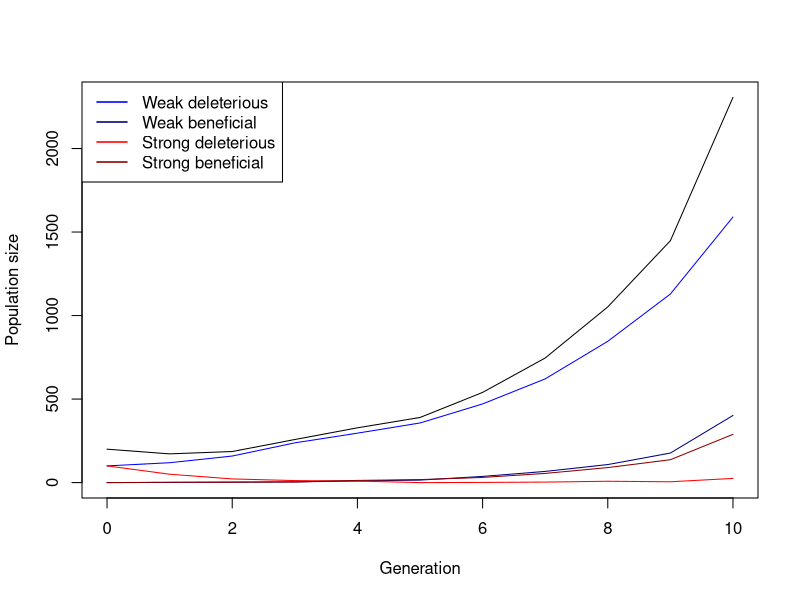

The R script that drew this image:
## ---- chunk 1
# Function for simulating one Generation in the Population
simulate_one_gen <- function(N_wd, N_wb, N_sd, N_sb, decay_rate_wm, decay_rate_sm, s_wm, s_sm, m_rate_wm, m_rate_sm) {
  
  # draw Offspring according to Poisson Distribution
  offsp_wd <- rpois(1, N_wd * (1-decay_rate_wm-s_wm))
  offsp_wb <- rpois(1, N_wb * (1-decay_rate_wm+s_wm))
  offsp_sd <- rpois(1, N_sd * (1-decay_rate_sm-s_sm))
  offsp_sb <- rpois(1, N_sb * (1-decay_rate_sm+s_sm))
  # draw changing Mutants according to Poisson Distribution
  mut_wd_to_wb <- rpois(1, offsp_wd * m_rate_wm)
  mut_sd_to_sb <- rpois(1, offsp_sd * m_rate_sm)
  mut_wb_to_wd <- rpois(1, offsp_wb * m_rate_wm)
  mut_sb_to_sd <- rpois(1, offsp_sb * m_rate_sm)
  
  # determine new Population Sizes of all four Mutants (2 versions of weak Mutations   and 2   versions of strong Mutations)
  N_wd_new <- max(offsp_wd - mut_wd_to_wb, 0)+(offsp_wd + mut_wb_to_wd)
  N_wb_new <- max(offsp_wb - mut_wb_to_wd, 0)+(offsp_wb + mut_wd_to_wb)
  N_sd_new <- max(offsp_sd - mut_sd_to_sb, 0)+(offsp_sd + mut_sb_to_sd)
  N_sb_new <- max(offsp_sb - mut_sb_to_sd, 0)+(offsp_sb + mut_sd_to_sb)
  
 return(c(N_wd_new, N_wb_new, N_sd_new, N_sb_new))
}
# Test the Function
print(simulate_one_gen(N_wd=50, N_wb=0, N_sd=50, N_sb=0, decay_rate_wm=0.1, decay_rate_sm=0.2, s_wm=0.2, s_sm=0.4, m_rate_wm=0.1, m_rate_sm=0.1))
## ---- chunk 2
# Simulation runs until the 100th Generation
max_gen=1000
simulate_pop <- function(init_wd, init_wb,  init_sd, init_sb, decay_rate_wm, decay_rate_sm, s_wm, s_sm, m_rate_wm, m_rate_sm, max_gen) {
  # Create the Vector in which to save the Results
  pop_vector <- c(init_wd,init_wb, init_sd, init_sb)
  # initiate the variables
  pop_new <- c(init_wd, init_wb, init_sd, init_sb)
  
  # run the Simulation until Generation max_gen
  for (i in 1:(max_gen + 1)) {
    # redefine the current Population one Generation later
    pop_new <- simulate_one_gen(pop_new[1],pop_new[2],pop_new[3],pop_new[4], decay_rate_wm, decay_rate_sm, s_wm, s_sm, m_rate_wm, m_rate_sm)
    # add the new Population Sizes to the Output Vector
    pop_vector <- rbind(pop_vector,pop_new)
    # Condition to stop the Simulation before max_gen: either the Population exceeds 1.5         Times the Original Population Size, or it goes extinct
    if ((sum(pop_new) >= 10 * sum(c(init_wd, init_wb, init_sd, init_sb))) || sum(pop_new) == 0)
      break

}
  
  # Define the Row and Column Names of the Output Vector
  rownames(pop_vector) <- (0:max_gen)[1:length(pop_vector[,1])] # Note that the Vector has to be cut if the Simulation stopped early
  colnames(pop_vector) <- c("wd","wb", "sd", "sb")
  # return the Result
  return(pop_vector)	
}


# Test the Function and plot the Result
# set max_gen to a Value to be used througout
max_gen <- 1000
# create your Simulation Data
output <- simulate_pop(init_wd=100, init_wb=0,  init_sd=100, init_sb=0, decay_rate_wm=0.2, decay_rate_sm=0.4, s_wm=0.1, s_sm=0.4, m_rate_wm=0.01, m_rate_sm=0.1,max_gen)
# show the last few Lines of the Data Table
print(tail(output))
# plot the Output - note that the Plot Range and the x Axis have to be adjusted based on the Length of the Table
# determine x axis Range 
x_range <- 0:(length(output[,1])-1)
# this plots the total Population Size
plot(x_range,output[,1]+output[,2]+output[ ,3]+output[ ,4],type='l',ylim=c(0,max(output[,1]+output[,2]+output[ ,3]+output[ ,4])),xlab =  "Generation",ylab = "Population size")
# add Number of wd Individuals
lines(x_range,output[,1], col="blue")
# add Number of wb Individuals
lines(x_range,output[,2], col="navyblue")
# add Number of sd Individuals
lines(x_range,output[,3], col="red")
# add Number of sb Individuals
lines(x_range,output[,4], col="darkred")
# add Legend
legend("topleft",
       legend=c("Weak deleterious","Weak beneficial","Strong deleterious","Strong beneficial"),
       col=c("blue","navyblue","red","darkred"), lty=1, lwd=1.5)
## ---- chunk 3
# set some Parameters to fixed Values
init_wd <- 50
init_wb <- 0
init_sd <- 50
init_sb <- 0
m_rate_wm <- 0.001
m_rate_sm <- 0.001
decay_rate_wm <- 0.1
decay_rate_sm <- 0.3
s_wm <- 0.2
s_sm <- 0.4
max_gen <- 1000
# determine how often to run the Simulation for each set of Parameters
no_replicates <- 100

# set Parameters to vary
s_values_wm <- c(0.2,0.3,0.4)
s_values_sm <- c(0.3,0.4,0.5)
m_values_wm <- c(0.01,0.05,0.1)
m_values_sm <- c(0.1,0.15,0.2)

# initialize Data Table - where to collect the Results
data_table <- c()
# run the Simulation across all chosen Parameters
# loop over decay rates
for(mval_wm in m_values_wm){
  for(mval_sm in m_values_sm){
  # loop over selection coefficients
    for(sval_wm in s_values_wm){
      for(sval_sm in s_values_sm){
    # different way of running many Simulations: make replicates using "repeat" Function with a        counter i
    # reset Counter
      i<-1
      repeat {
      # increase Counter by one
        i<-i+1
      # run the Simulation once
        one_run <- simulate_pop(init_wd, init_wb, init_sd, init_sb,
                        decay_rate_wm, decay_rate_sm,
                        sval_wm, sval_sm, mval_wm, mval_sm, max_gen)
      # determine total Population Sizes
        total_size <- one_run[,1]+one_run[,2]+one_run[,3]+one_run[,4]
      # determine minimum Population Size
        min_size <- min(total_size)
      # determine (first) Generation at which this population size occurred
        min_gen <- as.numeric(which(total_size==min_size)[1])
      # enter the Data into the Table
        data_table <- rbind(data_table,c(mval_wm,mval_sm,sval_wm,sval_sm,min_gen,min_size)) 
        # note that we add the varying Parameters (selection strength and mutation rate for          each weak and strong Mutation) to the Table too
      # stop the repeated Computation after no_replicates times
        if(i>no_replicates) break
    }
  }
  }
  }
}
# define Column Names of Data Table
colnames(data_table) <- c("m_rate_wm","m_rate_sm","s_wm","s_sm","min_gen","no_min")
# show the first and last Lines of the Output
print(head(data_table))
print(tail(data_table))
